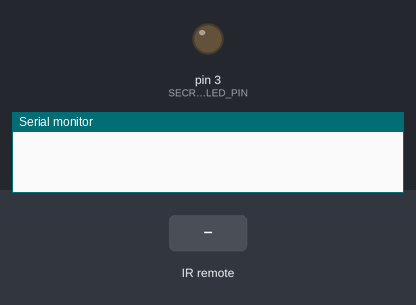
The sketch below on a simulated Arduino Uno, built with avr-gcc and run on an emulated ATmega328P. Shown: output pins drawn as LEDs (lit = HIGH), the last lines printed to the serial monitor. The test bench sets the inputs (shaded band).

Above: at 1.2 s.
1.3 s: infrared code 0xE0E040BF received
At 1.6 s:
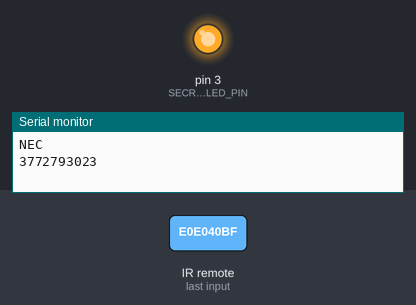
Timing chart, 0 to 4.3 s (numbered marks = the images above; inputs shaded):
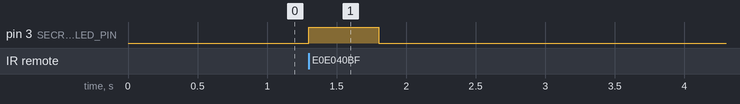

The sketch:

IR_SENSOR.ino
```cpp
/*
 * Datasheet for VS1838B IR Receiver:
 * https://www.elecparts101.com/vs1838b-ir-remote-control-infrared-receiver-datasheet-and-pinout/
 *
 * Article about using IR emitters and receivers on Arduino boards:
 * https://www.circuitbasics.com/arduino-ir-remote-receiver-tutorial/
 *
 * Arduino-IRremote Library repo:
 * https://github.com/z3t0/Arduino-IRremote
 *
 * Tested with a Samsung BN59-01179A Smart-TV IR Remote.
 *
 * Setup Details:
 * Wire the receiver up to 5V, and connect the signal pin to the digital pin assigned to
 * constant IR_RECV_PIN. Wire an LED up to the digital pin assigned to constant
 * SECRET_LED_PIN with a 220 Ohm resistor in-line.
 *
 * Behavior Details:
 * Whenever the receiver detects an IR signal, the on-board LED (D13) will flash.  If the
 * IRremote library is able to discern the manufacturer of the IR emitter, it will be
 * printed to the serial  monitor, along with the code of the received IR signal as an
 * unsigned long.  If a specific button on the remote is pressed which emits the code
 * assigned to constant SAMSUNG_POWER_BUTTON, the LED connected to the pin connected to
 * pin SECRET_LED_PIN will flash for SECRET_FLASH_MILLIS milliseconds.
 *
 */

#include <IRremote.h>

const int IR_RECV_PIN = 2;
const int SECRET_LED_PIN = 3;
const int SECRET_FLASH_MILLIS = 500;
IRrecv irrecv(IR_RECV_PIN);
decode_results results;
const unsigned long SAMSUNG_POWER_BUTTON = 3772793023;

void setup() {
  Serial.begin(9600);
  irrecv.enableIRIn();
  irrecv.blink13(true); // blink on-board LED (digital-13) on IR-received
  pinMode(SECRET_LED_PIN, OUTPUT);
}

void loop() {
  if (irrecv.decode(&results)){
    Serial.println(decodeManufacturer(results));
    Serial.println(results.value);
    if (results.value == SAMSUNG_POWER_BUTTON){
      flashPin(SECRET_LED_PIN, SECRET_FLASH_MILLIS);
    }
    irrecv.resume();
  }
}

void flashPin(int pin, int millis){
  digitalWrite(pin, HIGH);
  delay(millis);
  digitalWrite(pin, LOW);
}

String decodeManufacturer(decode_results results){
  switch (results.decode_type){
      case NEC: return "NEC"; break ;
      case SONY: return "SONY"; break ;
      case RC5: return "RC5"; break ;
      case RC6: return "RC6"; break ;
      case DISH: return "DISH"; break ;
      case SHARP: return "SHARP"; break ;
      case JVC: return "JVC"; break ;
      case SANYO: return "SANYO"; break ;
      case MITSUBISHI: return "MITSUBISHI"; break ;
      case SAMSUNG: return "SAMSUNG"; break ;
      case LG: return "LG"; break ;
      case WHYNTER: return "WHYNTER"; break ;
      case AIWA_RC_T501: return "AIWA_RC_T501"; break ;
      case PANASONIC: return "PANASONIC"; break ;
      case DENON: return "DENON"; break ;
    default:
      case UNKNOWN: return "UNKNOWN"; break ;
    }
}
```

Measured:
- after the input at 1.3 s, pin 3 (SECRET_LED_PIN): LOW → HIGH at once, → LOW 0.50 s later
